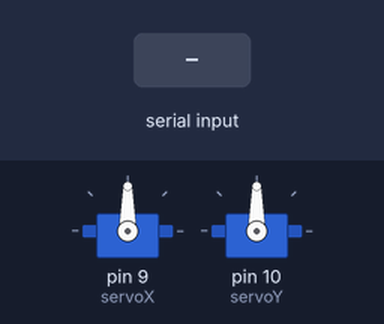
This sketch was run on a simulated Arduino Uno, built with avr-gcc and run on an emulated ATmega328P. Shown: 2 × servo. Inputs (shaded band) come from the test bench. What the sketch prints to the serial monitor is not drawn.

Above: at 1.2 s.
1.3 s: "90,45\n" received over Serial
At 1.9 s:
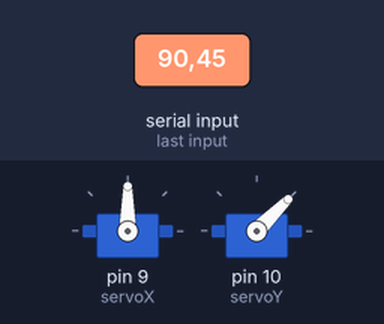
4.3 s: "30,150\n" received over Serial
At 5.4 s:
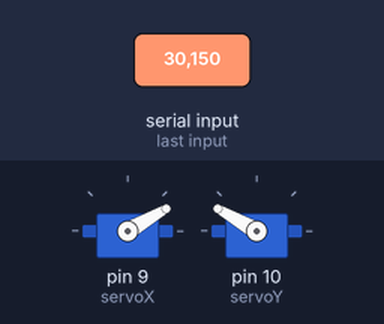
7.3 s: "90\n" received over Serial
At 9.5 s:
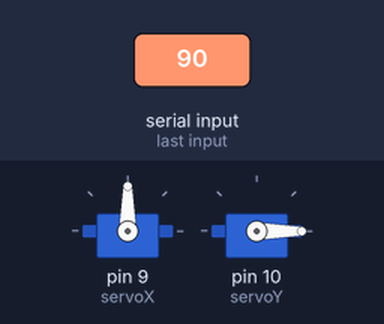
9.8 s: "1,90\n" received over Serial
At 10.8 s:
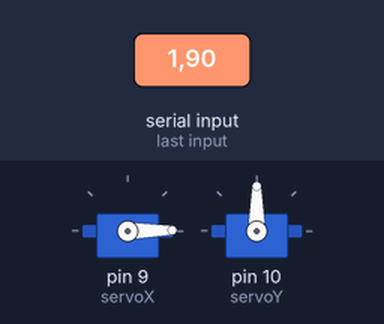
12.8 s: "1,90,45\n" received over Serial
At 15.1 s:
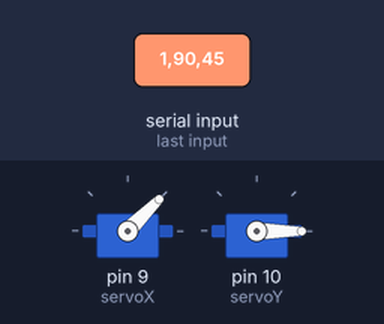
Timing chart, 0 to 16.3 s (numbered marks = the images above; inputs shaded):
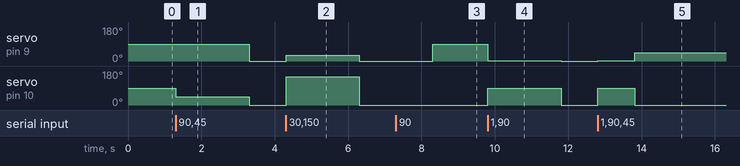

The sketch:

Servo_code_-_2_axis.ino
```cpp
#include <Servo.h>

Servo servoX;
Servo servoY;

void setup() {
  Serial.begin(9600);
  servoX.attach(9);  // Connect servo to pin 9
  servoY.attach(10); // Connect servo to pin 10
}

void loop() {
  if (Serial.available() > 0) {
    int posX = Serial.parseInt();
    int posY = Serial.parseInt();

    if (posX >= 0 && posX <= 180 && posY >= 0 && posY <= 180) {
      Serial.print(posX);
      Serial.print(posY);
      servoX.write(posX);
      servoY.write(posY);
    }
  }
}
```

Measured:
- after the input at 1.3 s, servo on pin 9 (servoX): 90° → 0° after 2.0 s; servo on pin 10 (servoY): 90° → 45° at once, → 0° 2.0 s later
- after the input at 4.3 s, servo on pin 9 (servoX): 0° → 30° at once, → 0° 2.0 s later; servo on pin 10 (servoY): 0° → 150° at once, → 0° 2.0 s later
- after the input at 7.3 s, servo on pin 9 (servoX): 0° → 90° after 1.0 s
- after the input at 9.8 s, servo on pin 9 (servoX): 90° → 1° at once, → 0° 2.0 s later; servo on pin 10 (servoY): 0° → 90° at once, → 0° 2.0 s later
- after the input at 12.8 s, servo on pin 9 (servoX): 0° → 1° at once, → 45° 1.0 s later; servo on pin 10 (servoY): 0° → 90° at once, → 0° 1.0 s later
